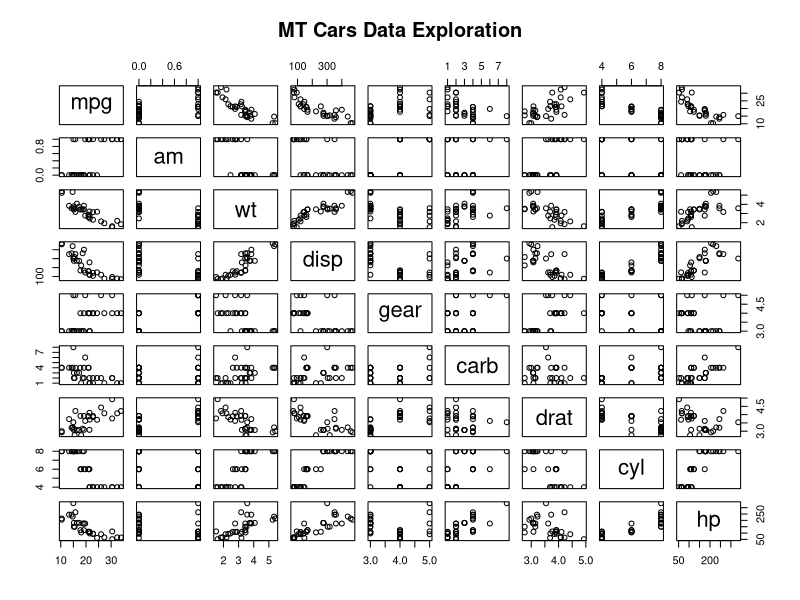

Generate this figure with R:
## ---- chunk 1
# load libraries
require(datasets)
require(stats)
require(graphics)

# specify dataset mtcars
data("mtcars")
## ---- chunk 2
# correlation of horsepower with displacement, cylinders
cor(mtcars$hp,mtcars$disp)
cor(mtcars$hp,mtcars$cyl)

# correlation of mpg with horsepower, cylinders, displacement
cor(mtcars$mpg,mtcars$hp)
cor(mtcars$mpg,mtcars$cyl)
cor(mtcars$mpg,mtcars$disp)

# correlation of cyl with disp
cor(mtcars$cyl,mtcars$disp)
## ---- chunk 3
# basic model with just am considered
mtFit0 <- lm(mpg ~ factor(am) - 1,mtcars)
summary(mtFit0)$coef
## ---- chunk 4
# basic model, with cyl added in 
mtFit1 <- lm(mpg ~ factor(am) + factor(cyl) - 1,mtcars)
summary(mtFit1)$coef
## ---- chunk 5
# basic model, with cyl added in 
mtFit2 <- lm(mpg ~ factor(am) + factor(cyl) + wt - 1,mtcars)
summary(mtFit2)$coef
## ---- chunk 6

## ---- chunk 7
pairs(mpg ~ am + wt + disp + gear+ carb + drat + cyl +hp,
      data=mtcars,
      main="MT Cars Data Exploration")
## ---- chunk 8
# basic model with just am considered
mtFit0 <- lm(mpg ~ factor(am) - 1,mtcars)
summary(mtFit0)$coef
## ---- chunk 9
# basic model, with cyl added in 
mtFit1 <- lm(mpg ~ factor(am) + factor(cyl) - 1,mtcars)
summary(mtFit1)$coef
## ---- chunk 10
# basic model, with cyl added in 
mtFit2 <- lm(mpg ~ factor(am) + factor(cyl) + wt - 1,mtcars)
summary(mtFit2)$coef
